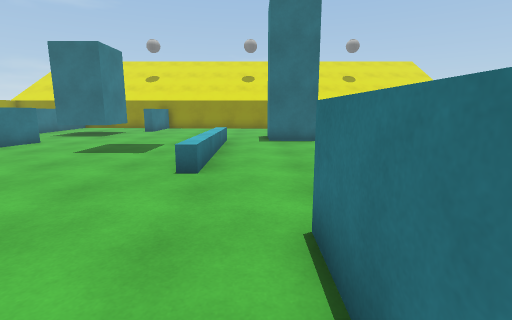
View 1 (above)

23 first-person views from a walk through a scene from a Unity 3-D project. The camera is 1.4 m above the floor, tilts 10° down and sees 85° across. The floor is counted in squares, 1 m on a side. Each view is taken from the middle of a square. On the plan, view 1 faces up. The plan holds only what a view shows up to about 14 squares ahead; the rest is blank. The place goes on beyond the plan. The player character is not drawn. Surface patterns are stand-ins for the level's own textures.

View 2
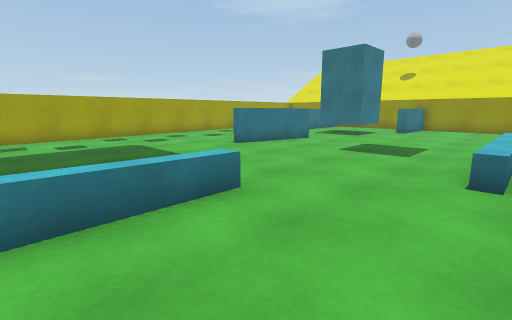

View 3
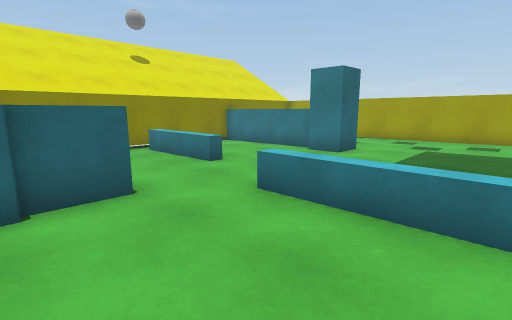

View 4
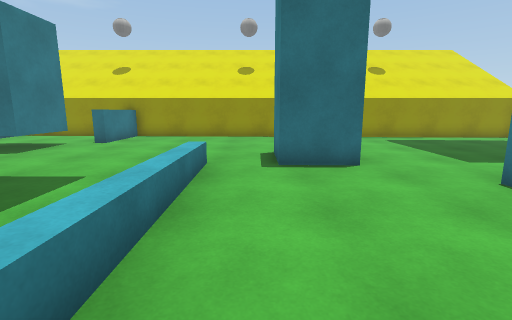

View 5
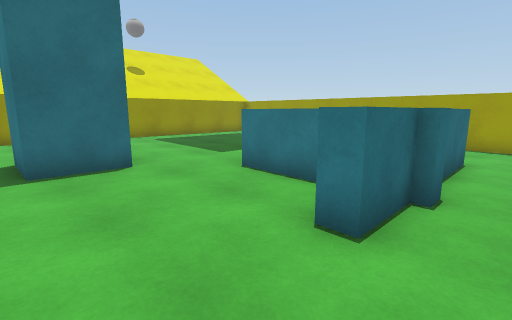

View 6
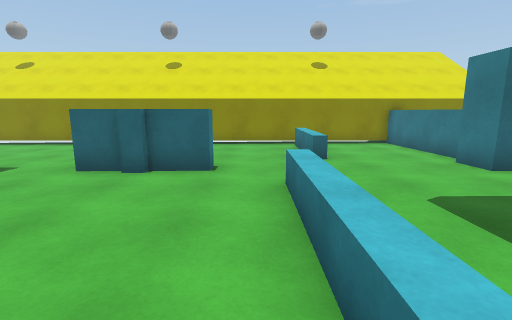

View 7
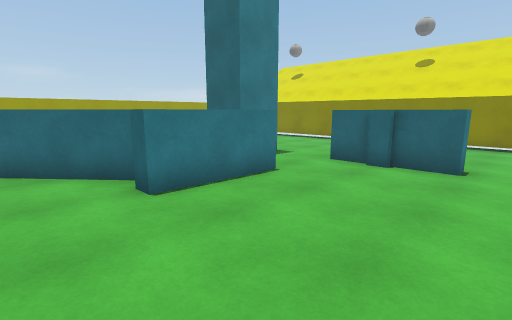

View 8
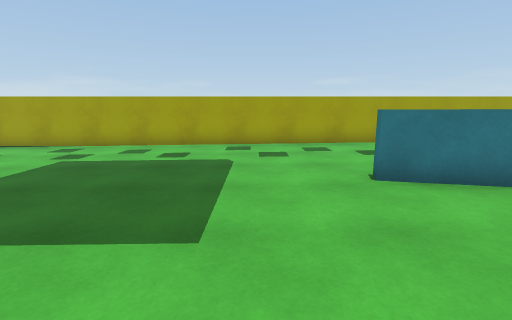

View 9
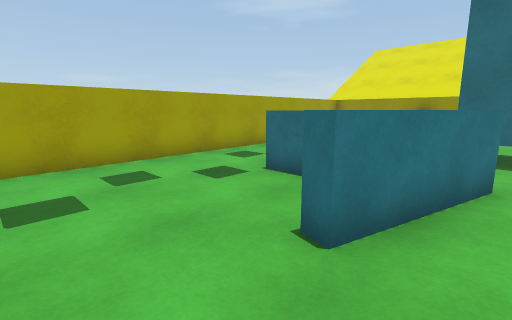

View 10
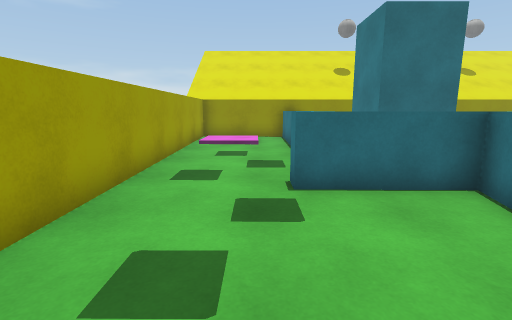

View 11
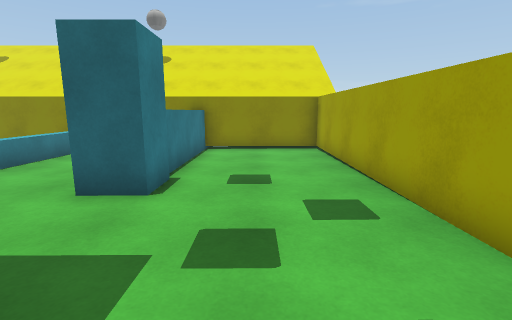

View 12
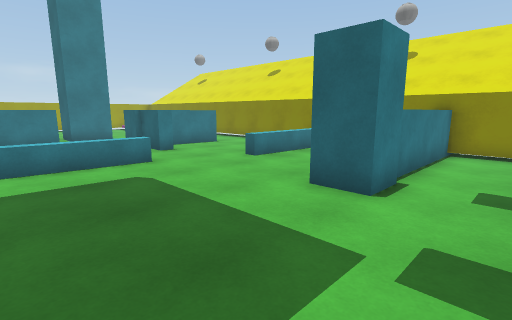

View 13
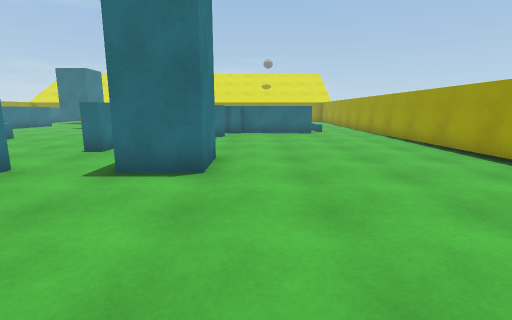

View 14
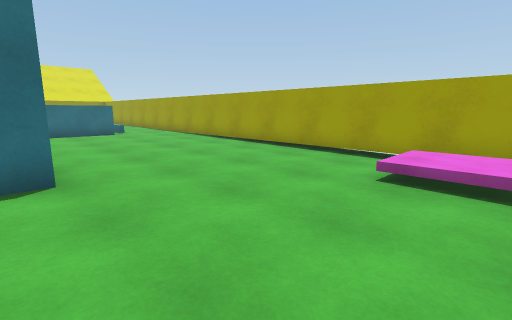

View 15
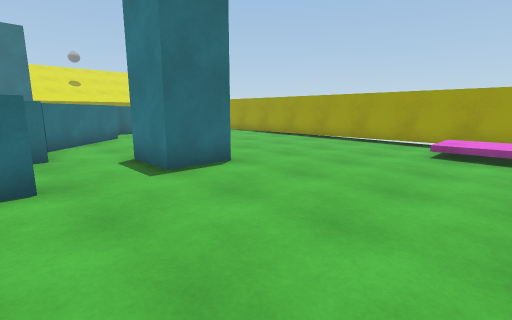

View 16
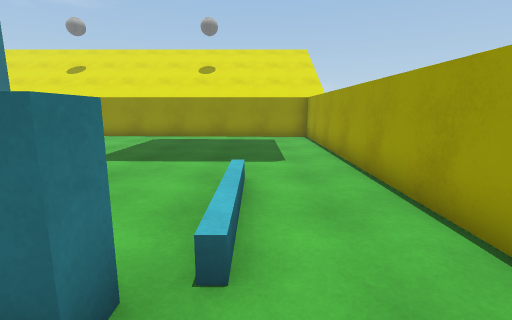

View 17
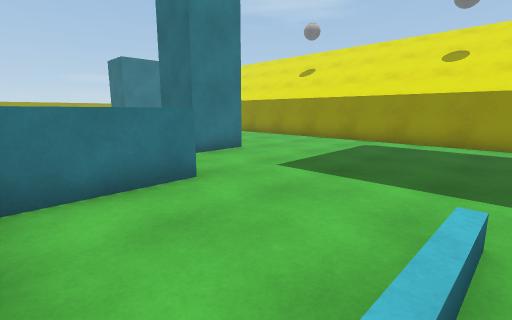

View 18
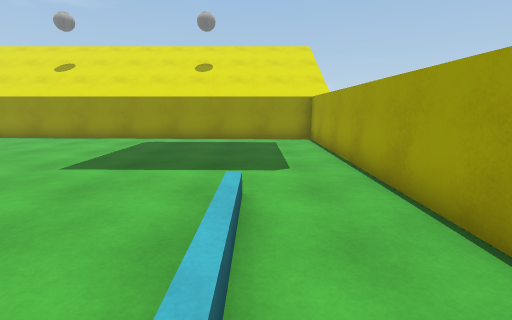

View 19
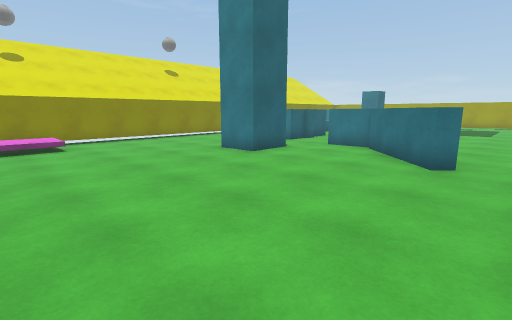

View 20
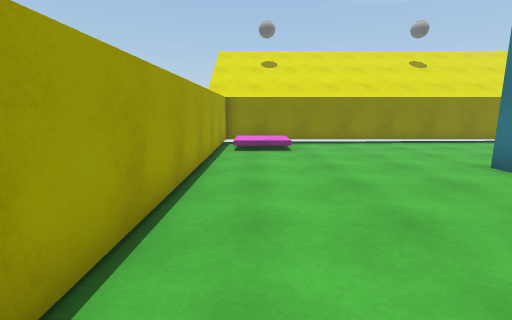

View 21
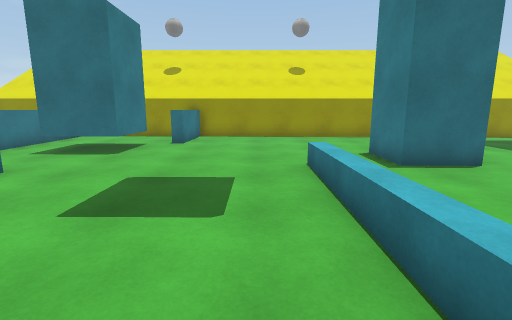

View 22
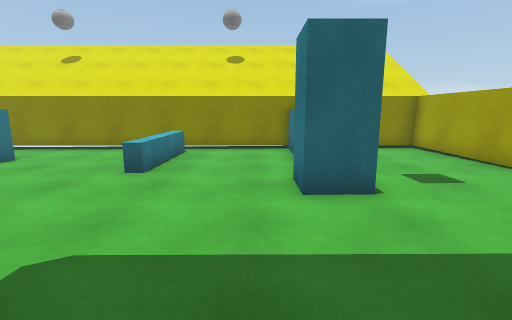

View 23
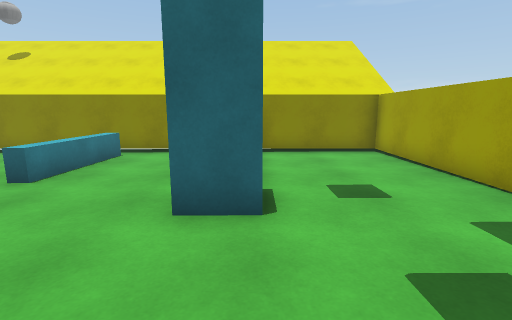

### Floor plan
Key: @ floor where view 1 was taken; # wall or solid block; x gap in a wall; . main floor; : floor 0.25 m higher than the main floor; - floor 0.25 m lower than the main floor; + floor 0.5 m higher than the main floor; / step, stairs or slope; = window, fence, low wall or low ledge; ^ raised ledge; O other object.
Columns run from 16 left of view 1 to 13 right of it. Each row starts with its distance up from view 1.
 19 ^^^^^#########################
 18 #  /^^::::^::::::::::::::::::#
 17 #/+/^^::::^::::::::::::::::::#
 16 #/+/^^::::#::::::::::::::::::#
 15 #:::^^:O O:::::::::::::::::::#
 14 #:::^^:O O:::::::OO::::::::::#
 13 #:::^^:OO::::::::OO:::::::::.#
 12 #:::^^:::::::::::OO::::::....#
 11 #:::^  :::::::= ::::::.......#
 10 #:::^^^^:::::::^::...^.......#
  9 #::::::=::::::^^.....^.......#
  8 #:::::=^::::..^^.....^.......#
  7 #::::::::.....^^...^^^^^^^...#
  6 #:::::........=^....^^^^^....#
  5 #::.................x........#
  4 #..................^#........#
  3 #..........^.....^^^.........#
  2 #..........^.....^#..........#
  1 #..........^.....^...........#
  0 #..........^....@^...........#
 -1 #..........^.......OO........#
 -2 #..................O O.......#
 -3 #....OO.......###..OOO.......#
 -4 #....OO........#.............#
 -5 #....^#...=....#.............#
 -6 #....##...=....#...........--#
 -7 #....##...=.............--///#
 -8 #....##...=..........-----::/#
 -9 #....##...=.......--------///#
-10 ##############################

Positions as (right, up) in squares from view 1, and headings:
1: (0, 0), facing up
2: (-1, 0), facing up-left
3: (-1, 2), facing down-left
4: (0, 5), facing up
5: (0, 5), facing up-right
6: (-4, 4), facing down
7: (-4, 5), facing down-right
8: (-4, 5), facing left
9: (-8, 5), facing up-left
10: (-13, 5), facing up
11: (-13, 2), facing down
12: (-13, 2), facing down-right
13: (6, -9), facing up
14: (4, -9), facing up-right
15: (0, -9), facing up-right
16: (10, 5), facing up
17: (10, 7), facing up-left
18: (10, 6), facing up
19: (12, 6), facing down-left
20: (11, 4), facing down
21: (-3, 5), facing up
22: (-9, 2), facing down
23: (-11, 1), facing down
